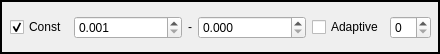
          <widget class="QFrame" name="frame_8">
           <property name="frameShape">
            <enum>QFrame::WinPanel</enum>
           </property>
           <widget class="QWidget" name="horizontalLayoutWidget_5">
            <property name="geometry">
             <rect>
              <x>10</x>
              <y>10</y>
              <width>421</width>
              <height>35</height>
             </rect>
            </property>
            <layout class="QHBoxLayout" name="horizontalLayout_26">
             <item>
              <layout class="QHBoxLayout" name="horizontalLayout_30" stretch="0,1,0,1">
               <item>
                <widget class="QCheckBox" name="constLR_ChB">
                 <property name="text">
                  <string>Const</string>
                 </property>
                 <property name="checked">
                  <bool>true</bool>
                 </property>
                </widget>
               </item>
               <item>
                <widget class="QDoubleSpinBox" name="minLR_dSB">
                 <property name="decimals">
                  <number>3</number>
                 </property>
                 <property name="minimum">
                  <double>0.001000000000000</double>
                 </property>
                </widget>
               </item>
               <item>
                <widget class="QLabel" name="label_30">
                 <property name="text">
                  <string>&lt;html&gt;&lt;head/&gt;&lt;body&gt;&lt;p align=&quot;center&quot;&gt;-&lt;/p&gt;&lt;/body&gt;&lt;/html&gt;</string>
                 </property>
                </widget>
               </item>
               <item>
                <widget class="QDoubleSpinBox" name="maxLR_dSB">
                 <property name="decimals">
                  <number>3</number>
                 </property>
                </widget>
               </item>
              </layout>
             </item>
             <item>
              <layout class="QHBoxLayout" name="horizontalLayout_4">
               <item>
                <widget class="QCheckBox" name="adaptiveLR_ChB">
                 <property name="text">
                  <string>Adaptive</string>
                 </property>
                </widget>
               </item>
               <item>
                <widget class="QSpinBox" name="spinBox_17"/>
               </item>
              </layout>
             </item>
            </layout>
           </widget>
          </widget>
